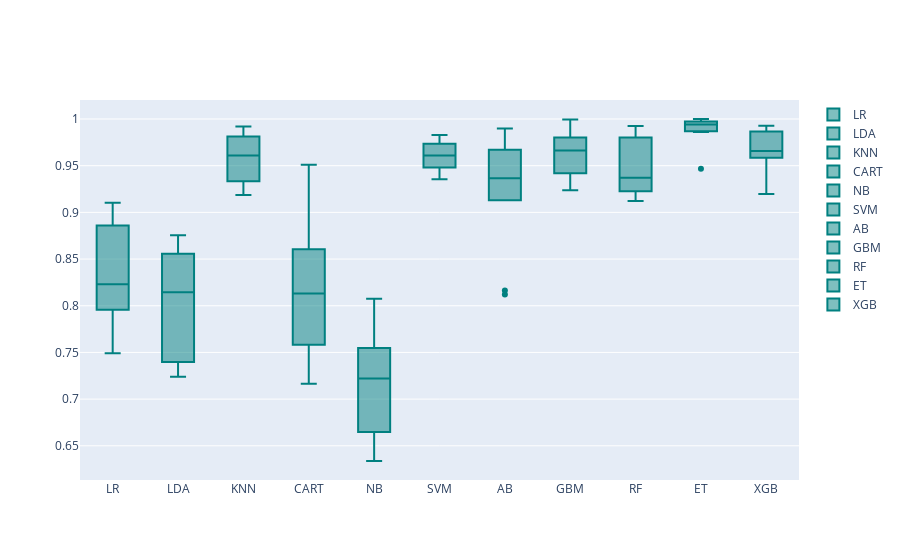

Notebook code for this chart:
### Code cell
models = GetBasedModel()
names,results = BasedLine2(X_train, y_train,models)
PlotBoxR().PlotResult(names,results)

### Figure 1 — Plotly figure (JSON) as saved in the notebook; plotly's stock layout.template omitted (floating-point values rounded to 4 significant figures)
{"data": [{"marker": {"color": "rgb(0, 128, 128)"}, "name": "LR", "type": "box", "y": [0.8786, 0.8859, 0.8419, 0.9104, 0.7931, 0.8017, 0.749, 0.8933, 0.7958, 0.8042]}, {"marker": {"color": "rgb(0, 128, 128)"}, "name": "LDA", "type": "box", "y": [0.8339, 0.8599, 0.832, 0.8755, 0.7971, 0.7398, 0.724, 0.8557, 0.7398, 0.7877]}, {"marker": {"color": "rgb(0, 128, 128)"}, "name": "KNN", "type": "box", "y": [0.9918, 0.9813, 0.9466, 0.9848, 0.9186, 0.9335, 0.9318, 0.976, 0.975, 0.935]}, {"marker": {"color": "rgb(0, 128, 128)"}, "name": "CART", "type": "box", "y": [0.8188, 0.8605, 0.7273, 0.8528, 0.8001, 0.8073, 0.9364, 0.7164, 0.9509, 0.7581]}, {"marker": {"color": "rgb(0, 128, 128)"}, "name": "NB", "type": "box", "y": [0.8074, 0.7548, 0.6963, 0.7503, 0.641, 0.6337, 0.7154, 0.7721, 0.6647, 0.7286]}, {"marker": {"color": "rgb(0, 128, 128)"}, "name": "SVM", "type": "box", "y": [0.9734, 0.9698, 0.9829, 0.9717, 0.9354, 0.948, 0.9493, 0.9519, 0.9473, 0.9754]}, {"marker": {"color": "rgb(0, 128, 128)"}, "name": "AB", "type": "box", "y": [0.9312, 0.913, 0.9499, 0.8119, 0.8162, 0.9348, 0.9898, 0.9671, 0.9671, 0.9383]}, {"marker": {"color": "rgb(0, 128, 128)"}, "name": "GBM", "type": "box", "y": [0.9915, 0.942, 0.9236, 0.9394, 0.9605, 0.9677, 0.9786, 0.9802, 0.9993, 0.9648]}, {"marker": {"color": "rgb(0, 128, 128)"}, "name": "RF", "type": "box", "y": [0.9312, 0.9604, 0.9275, 0.943, 0.9193, 0.9121, 0.9881, 0.9226, 0.9924, 0.9801]}, {"marker": {"color": "rgb(0, 128, 128)"}, "name": "ET", "type": "box", "y": [1, 0.9952, 0.9466, 0.9957, 0.9868, 0.9931, 0.9911, 0.9974, 0.9987, 0.9861]}, {"marker": {"color": "rgb(0, 128, 128)"}, "name": "XGB", "type": "box", "y": [0.9928, 0.9614, 0.9315, 0.9196, 0.9671, 0.9585, 0.9865, 0.969, 0.9901, 0.9642]}], "layout": {}}
